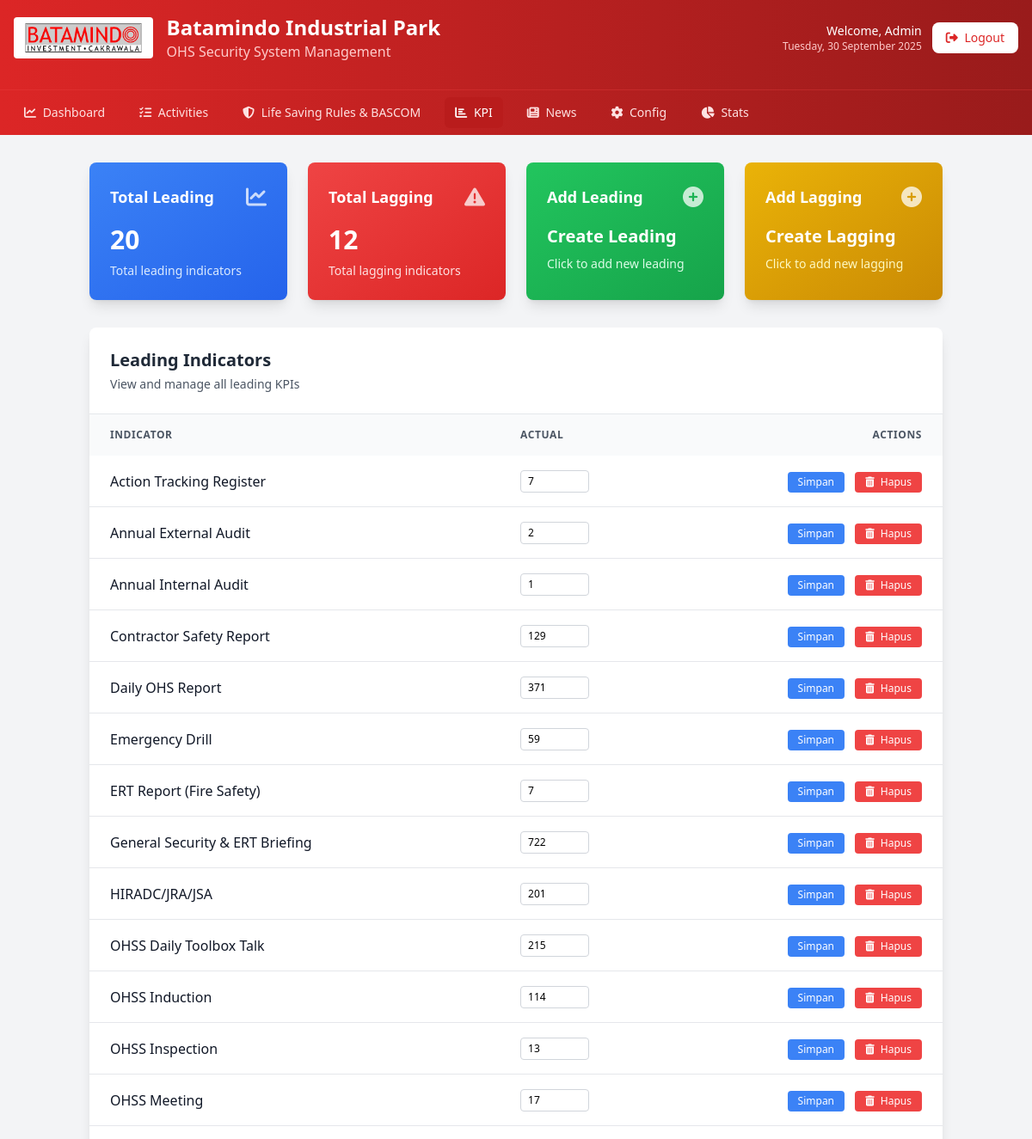
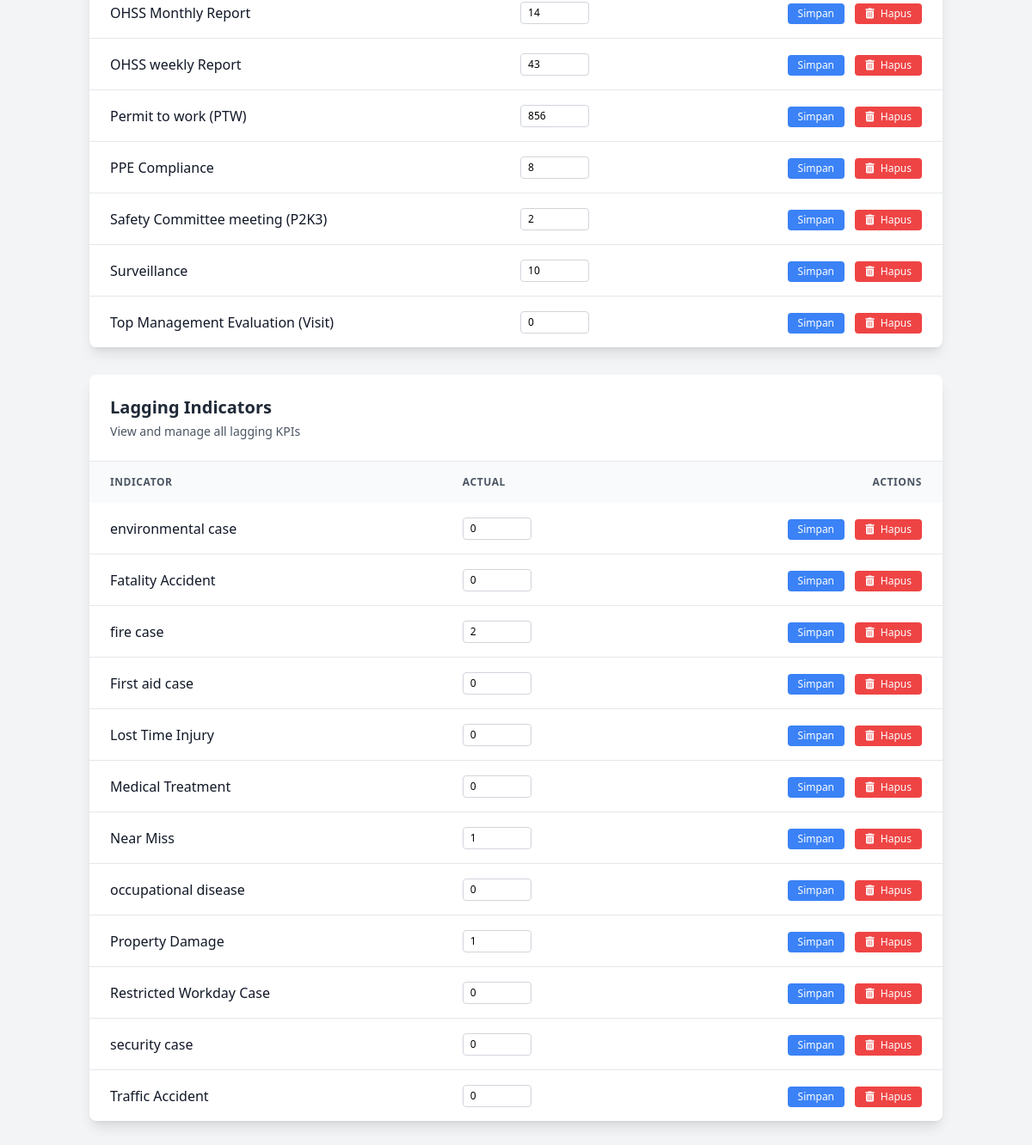
Screenshot of /admin/management/kpi_tab.php (signed in) with the database file from the repository (2 pictures, top to bottom).
### tables this page shows
CREATE TABLE kpi_leading (
    id INT AUTO_INCREMENT PRIMARY KEY,
    indicator_name VARCHAR(255) NOT NULL,
    target_value INT NULL DEFAULT NULL,
    actual_value INT DEFAULT 0,
    status ENUM('on_track', 'behind', 'completed') DEFAULT 'on_track',
    notes TEXT NULL,
    created_at TIMESTAMP DEFAULT CURRENT_TIMESTAMP,
    updated_at TIMESTAMP DEFAULT CURRENT_TIMESTAMP ON UPDATE CURRENT_TIMESTAMP
);

CREATE TABLE kpi_lagging (
    id INT AUTO_INCREMENT PRIMARY KEY,
    indicator_name VARCHAR(255) NOT NULL,
    target_value INT NULL DEFAULT NULL,
    actual_value INT DEFAULT 0,
    status ENUM('good', 'warning', 'critical') DEFAULT 'good',
    notes TEXT NULL,
    created_at TIMESTAMP DEFAULT CURRENT_TIMESTAMP,
    updated_at TIMESTAMP DEFAULT CURRENT_TIMESTAMP ON UPDATE CURRENT_TIMESTAMP
);

### admin/management/kpi_tab.php (the view, shortened to what this page needs)
<?php
$mysqli = new mysqli(DB_HOST, DB_USER, DB_PASS, DB_NAME);
$leadingKPIs = array();
$result = $mysqli->query("SELECT * FROM kpi_leading ORDER BY indicator_name");
if ($result) {
    while ($row = $result->fetch_assoc()) {
        $leadingKPIs[] = $row;
    }
}
$laggingKPIs = array();
$result2 = $mysqli->query("SELECT * FROM kpi_lagging ORDER BY indicator_name");
if ($result2) {
    while ($row = $result2->fetch_assoc()) {
        $laggingKPIs[] = $row;
    }
}
?>
<!DOCTYPE html>
<html lang="en">
<head>
    <link rel="stylesheet" href="https://cdnjs.cloudflare.com/ajax/libs/font-awesome/6.4.0/css/all.min.css">
    <script src="https://cdn.tailwindcss.com"></script>
</head>
<body class="bg-gray-100 font-sans">
    <div class="bg-gradient-to-r from-red-600 to-red-800">
        <header class="text-white py-4">
            <div class="max-w-7xl mx-auto px-4">
                <div class="flex items-center justify-between mb-4">
                    <div class="flex items-center space-x-4">
                        <img src="../../img/batamindo.png" alt="Batamindo" class="h-12 w-auto bg-white p-1 rounded">
                        <div>
                            <h1 class="text-2xl font-bold text-white">Batamindo Industrial Park</h1>
                            <p class="text-red-200">OHS Security System Management</p>
                        </div>
                    </div>
                    <div class="hidden md:flex items-center space-x-3">
                        <div class="text-right">
                            <p class="text-sm text-white">Welcome, Admin</p>
                            <p class="text-xs text-red-200"><?php echo date('l, d F Y'); ?></p>
                        </div>
                        <a href="../logout.php" class="bg-white hover:bg-red-100 text-red-600 px-4 py-2 rounded-lg text-sm font-medium transition-colors duration-150">
                            <i class="fas fa-sign-out-alt mr-1"></i> Logout
                        </a>
                    </div>
                </div>
            </div>
        </header>
        <div class="border-t border-red-500/30">
            <div class="max-w-7xl mx-auto px-4 py-2">
                <nav class="flex space-x-4">
                    <a href="../dashboard.php" class="text-red-100 hover:text-white px-3 py-2 rounded-md text-sm font-medium">
                        <i class="fas fa-chart-line mr-1"></i> Dashboard
                    </a>
                    <a href="activities_tab.php" class="text-red-100 hover:text-white px-3 py-2 rounded-md text-sm font-medium">
                        <i class="fas fa-tasks mr-1"></i> Activities
                    </a>
                    <a href="life_saving_rules_tab.php" class="text-red-100 hover:text-white px-3 py-2 rounded-md text-sm font-medium">
                        <i class="fas fa-shield-alt mr-1"></i> Life Saving Rules & BASCOM
                    </a>
                    <a href="kpi_tab.php" class="bg-red-700 text-white px-3 py-2 rounded-md text-sm font-medium">
                        <i class="fas fa-chart-bar mr-1"></i> KPI
                    </a>
                    <a href="news_tab.php" class="text-red-100 hover:text-white px-3 py-2 rounded-md text-sm font-medium">
                        <i class="fas fa-newspaper mr-1"></i> News
                    </a>
                    <a href="config_tab.php" class="text-red-100 hover:text-white px-3 py-2 rounded-md text-sm font-medium">
                        <i class="fas fa-cog mr-1"></i> Config
                    </a>
                    <a href="dashboard_stats_tab.php" class="text-red-100 hover:text-white px-3 py-2 rounded-md text-sm font-medium">
                        <i class="fas fa-chart-pie mr-1"></i> Stats
                    </a>
                </nav>
            </div>
        </div>
    </div>
    <div class="container mx-auto px-4 py-8">
        <div class="grid grid-cols-1 md:grid-cols-2 lg:grid-cols-4 gap-6 mb-8">
            <?php
            $total_leading = count($leadingKPIs);
            $total_lagging = count($laggingKPIs);
            ?>
            <div class="bg-gradient-to-br from-blue-500 to-blue-600 rounded-lg shadow-lg p-6 text-white">
                <div class="flex items-center justify-between mb-4">
                    <h3 class="text-lg font-semibold">Total Leading</h3>
                    <i class="fas fa-chart-line text-2xl opacity-75"></i>
                </div>
                <div class="text-3xl font-bold"><?php echo $total_leading; ?></div>
                <div class="text-blue-100 text-sm mt-2">Total leading indicators</div>
            </div>
            <div class="bg-gradient-to-br from-red-500 to-red-600 rounded-lg shadow-lg p-6 text-white">
                <div class="flex items-center justify-between mb-4">
                    <h3 class="text-lg font-semibold">Total Lagging</h3>
                    <i class="fas fa-exclamation-triangle text-2xl opacity-75"></i>
                </div>
                <div class="text-3xl font-bold"><?php echo $total_lagging; ?></div>
                <div class="text-red-100 text-sm mt-2">Total lagging indicators</div>
            </div>
            <div class="bg-gradient-to-br from-green-500 to-green-600 rounded-lg shadow-lg p-6 text-white cursor-pointer hover:from-green-600 hover:to-green-700 transition-all duration-300" onclick="openLeadingModal()">
                <div class="flex items-center justify-between mb-4">
                    <h3 class="text-lg font-semibold">Add Leading</h3>
                    <i class="fas fa-plus-circle text-2xl opacity-75"></i>
                </div>
                <div class="text-xl font-bold">Create Leading</div>
                <div class="text-green-100 text-sm mt-2">Click to add new leading</div>
            </div>
            <div class="bg-gradient-to-br from-yellow-500 to-yellow-600 rounded-lg shadow-lg p-6 text-white cursor-pointer hover:from-yellow-600 hover:to-yellow-700 transition-all duration-300" onclick="openLaggingModal()">
                <div class="flex items-center justify-between mb-4">
                    <h3 class="text-lg font-semibold">Add Lagging</h3>
                    <i class="fas fa-plus-circle text-2xl opacity-75"></i>
                </div>
                <div class="text-xl font-bold">Create Lagging</div>
                <div class="text-yellow-100 text-sm mt-2">Click to add new lagging</div>
            </div>
        </div>
        <div class="bg-white rounded-lg shadow-lg overflow-hidden mb-8">
            <div class="p-6 border-b border-gray-200">
                <h2 class="text-xl font-bold text-gray-800">Leading Indicators</h2>
                <p class="text-sm text-gray-600 mt-1">View and manage all leading KPIs</p>
            </div>
            <div class="overflow-x-auto">
                <table class="min-w-full table-auto">
                    <thead class="bg-gray-50">
                        <tr>
                            <th class="px-6 py-4 text-xs font-semibold text-gray-600 uppercase tracking-wider text-left">Indicator</th>
                            <th class="px-6 py-4 text-xs font-semibold text-gray-600 uppercase tracking-wider text-left">Actual</th>
                            <th class="px-6 py-4 text-xs font-semibold text-gray-600 uppercase tracking-wider text-right">Actions</th>
                        </tr>
                    </thead>
                    <tbody class="divide-y divide-gray-200">
                        <?php foreach ($leadingKPIs as $kpi): ?>
                        <tr class="hover:bg-gray-50 transition-colors duration-200">
                            <td class="px-6 py-4 font-medium text-gray-900"><?php echo $kpi['indicator_name']; ?></td>
                            <td class="px-6 py-4 text-black">
                                <input type="number" name="actual_value" value="<?php echo $kpi['actual_value']; ?>" class="w-20 px-2 py-1 border border-gray-300 rounded text-xs" form="form-leading-<?php echo $kpi['id']; ?>" required>
                            </td>
                            <td class="px-6 py-4 text-right space-x-2">
                                <form method="POST" id="form-leading-<?php echo $kpi['id']; ?>" class="inline-block align-middle" style="display:inline-block;">
                                    <button type="submit" class="bg-blue-500 text-white px-3 py-1 rounded hover:bg-blue-600 text-xs">Simpan</button>
                                </form>
                                <form method="POST" class="inline-block align-middle ml-2" onsubmit="return confirm('Hapus KPI ini?');" style="display:inline-block;">
                                    <button type="submit" class="bg-red-500 text-white px-3 py-1 rounded hover:bg-red-600 text-xs"><i class="fas fa-trash-alt mr-1"></i> Hapus</button>
                                </form>
                            </td>
                        </tr>
                        <?php endforeach; ?>
                    </tbody>
                </table>
            </div>
        </div>
        <div class="bg-white rounded-lg shadow-lg overflow-hidden">
            <div class="p-6 border-b border-gray-200">
                <h2 class="text-xl font-bold text-gray-800">Lagging Indicators</h2>
                <p class="text-sm text-gray-600 mt-1">View and manage all lagging KPIs</p>
            </div>
            <div class="overflow-x-auto">
                <table class="min-w-full table-auto">
                    <thead class="bg-gray-50">
                        <tr>
                            <th class="px-6 py-4 text-xs font-semibold text-gray-600 uppercase tracking-wider text-left">Indicator</th>
                            <th class="px-6 py-4 text-xs font-semibold text-gray-600 uppercase tracking-wider text-left">Actual</th>
                            <th class="px-6 py-4 text-xs font-semibold text-gray-600 uppercase tracking-wider text-right">Actions</th>
                        </tr>
                    </thead>
                    <tbody class="divide-y divide-gray-200">
                        <?php foreach ($laggingKPIs as $kpi): ?>
                        <tr class="hover:bg-gray-50 transition-colors duration-200">
                            <td class="px-6 py-4 font-medium text-gray-900"><?php echo $kpi['indicator_name']; ?></td>
                            <td class="px-6 py-4 text-black">
                                <input type="number" name="actual_value" value="<?php echo $kpi['actual_value']; ?>" class="w-20 px-2 py-1 border border-gray-300 rounded text-xs" form="form-lagging-<?php echo $kpi['id']; ?>" required>
                            </td>
                            <td class="px-6 py-4 text-right space-x-2">
                                <form method="POST" id="form-lagging-<?php echo $kpi['id']; ?>" class="inline-block align-middle" style="display:inline-block;">
                                    <button type="submit" class="bg-blue-500 text-white px-3 py-1 rounded hover:bg-blue-600 text-xs">Simpan</button>
                                </form>
                                <form method="POST" class="inline-block align-middle ml-2" onsubmit="return confirm('Hapus KPI ini?');" style="display:inline-block;">
                                    <button type="submit" class="bg-red-500 text-white px-3 py-1 rounded hover:bg-red-600 text-xs"><i class="fas fa-trash-alt mr-1"></i> Hapus</button>
                                </form>
                            </td>
                        </tr>
                        <?php endforeach; ?>
                    </tbody>
                </table>
            </div>
        </div>
    </div>
</body>
</html>

### rows the page displays
kpi_leading: indicator_name "Action Tracking Register", actual_value "7"
kpi_leading: indicator_name "Annual External Audit", actual_value "2"
kpi_leading: indicator_name "Annual Internal Audit", actual_value "1"
kpi_leading: indicator_name "Contractor Safety Report", actual_value "129"
kpi_leading: indicator_name "Daily OHS Report", actual_value "371"
kpi_leading: indicator_name "Emergency Drill", actual_value "59"
kpi_leading: indicator_name "ERT Report (Fire Safety)", actual_value "7"
kpi_leading: indicator_name "General Security & ERT Briefing", actual_value "722"
kpi_leading: indicator_name "HIRADC/JRA/JSA", actual_value "201"
kpi_leading: indicator_name "OHSS Daily Toolbox Talk", actual_value "215"
kpi_leading: indicator_name "OHSS Induction", actual_value "114"
kpi_leading: indicator_name "OHSS Inspection", actual_value "13"
kpi_leading: indicator_name "OHSS Meeting", actual_value "17"
kpi_leading: indicator_name "OHSS Monthly Report", actual_value "14"
kpi_leading: indicator_name "OHSS weekly Report", actual_value "43"
kpi_leading: indicator_name "Permit to work (PTW)", actual_value "856"
kpi_leading: indicator_name "PPE Compliance", actual_value "8"
kpi_leading: indicator_name "Safety Committee meeting (P2K3)", actual_value "2"
kpi_leading: indicator_name "Surveillance", actual_value "10"
kpi_leading: indicator_name "Top Management Evaluation (Visit)", actual_value "0"
kpi_lagging: indicator_name "environmental case", actual_value "0"
kpi_lagging: indicator_name "Fatality Accident", actual_value "0"
kpi_lagging: indicator_name "fire case", actual_value "2"
kpi_lagging: indicator_name "First aid case", actual_value "0"
kpi_lagging: indicator_name "Lost Time Injury", actual_value "0"
kpi_lagging: indicator_name "Medical Treatment", actual_value "0"
kpi_lagging: indicator_name "Near Miss", actual_value "1"
kpi_lagging: indicator_name "occupational disease", actual_value "0"
kpi_lagging: indicator_name "Property Damage", actual_value "1"
kpi_lagging: indicator_name "Restricted Workday Case", actual_value "0"
kpi_lagging: indicator_name "security case", actual_value "0"
kpi_lagging: indicator_name "Traffic Accident", actual_value "0"

### other values shown
$total_leading "20"
$total_lagging "12"
